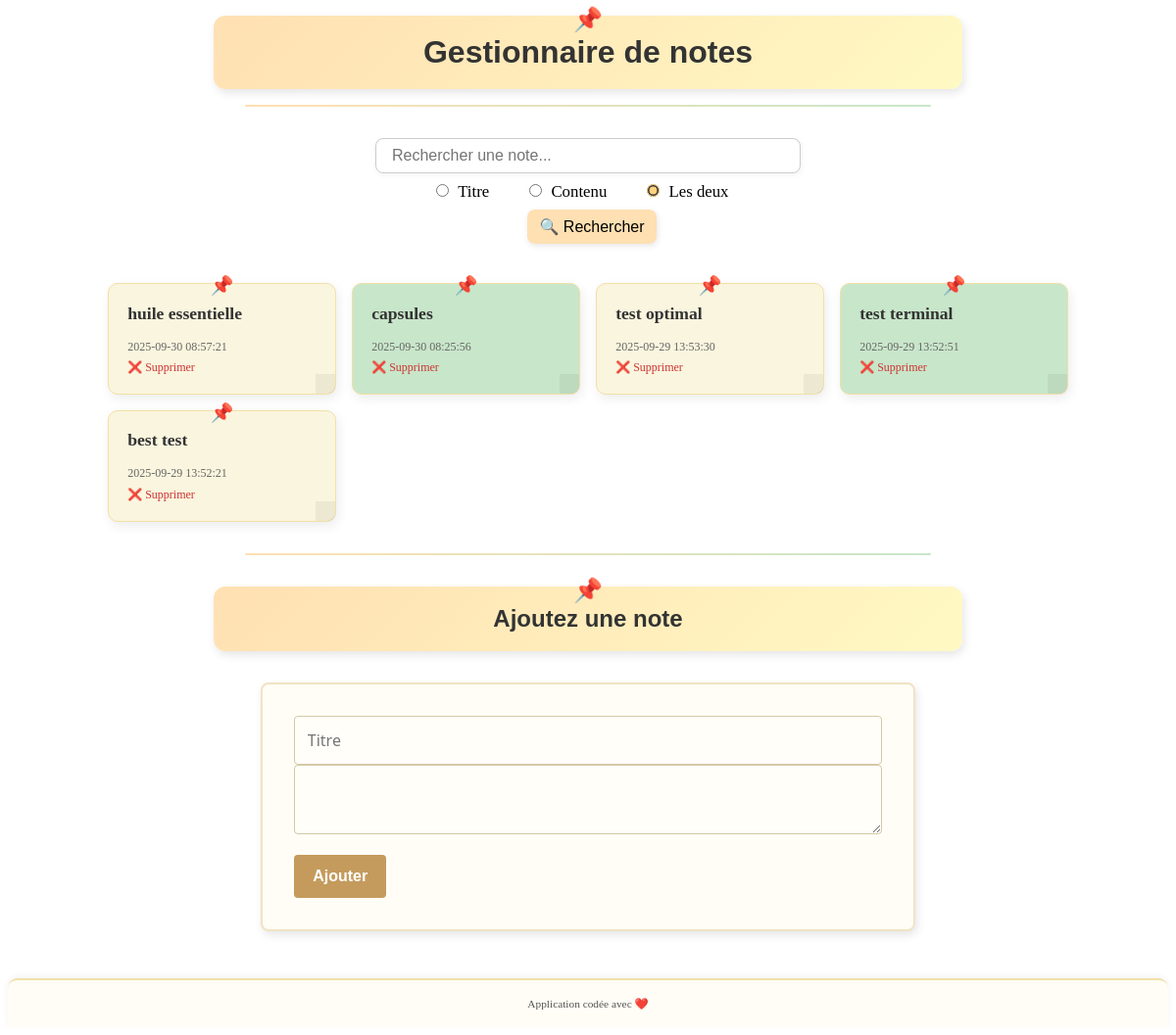
The page / on the database its author committed.
### tables this page shows
CREATE TABLE notes (
  id INTEGER PRIMARY KEY AUTOINCREMENT,
  title TEXT NOT NULL,
  content TEXT NOT NULL,
  created_at DATETIME DEFAULT CURRENT_TIMESTAMP
);

### controllers/noteController.php (called while the page is built, shortened)
<?php
require_once __DIR__ . '/../models/db.php';
require_once __DIR__ . '/../models/noteModel.php';
function indexNotes()
{
    global $pdo;
    $search = $_GET['search'] ?? '';
    $filter = $_GET['filter'] ?? 'both';
    if ($search) {
        if ($filter === 'title') {
            $notes = searchNotesByTitle($pdo, $search);
        } elseif ($filter === 'content') {
            $notes = searchNotesByContent($pdo, $search);
        } else {
            $notes = searchNotes($pdo, $search);
        }
    } else {
        $notes = getNotes($pdo);
    }
    include __DIR__ . '/../views/header.php';
    include __DIR__ . '/../views/notes.php';
    include __DIR__ . '/../views/form.php';
    include __DIR__ . '/../views/footer.php';
}

### index.php (called while the page is built)
<?php
require 'router.php';

### models/noteModel.php (called while the page is built, shortened)
<?php
function getNotes($pdo)
{
    return $pdo->query("SELECT * FROM notes ORDER BY created_at DESC")->fetchAll();
}

### views/notes.php (the view, shortened to what this page needs)
<form method="GET" action="index.php" class="search-form">
    <input type="text" name="search" placeholder="Rechercher une note..."
        value="<?= htmlspecialchars($_GET['search'] ?? '') ?>">
    <div class="search-options">
        <label>
            <input type="radio" name="filter" value="title"
                <?= (($_GET['filter'] ?? '') === 'title') ? 'checked' : '' ?>>
            Titre
        </label>
        <label>
            <input type="radio" name="filter" value="content"
                <?= (($_GET['filter'] ?? '') === 'content') ? 'checked' : '' ?>>
            Contenu
        </label>
        <label>
            <input type="radio" name="filter" value="both"
                <?= (($_GET['filter'] ?? 'both') === 'both') ? 'checked' : '' ?>>
            Les deux
        </label>
    </div>
    <button type="submit">🔍 Rechercher</button>
</form>
<ul class="notes-list">
    <?php foreach ($notes as $note): ?>
    <li class="note-item">
        <strong><?= htmlspecialchars($note['title']) ?></strong>
        <small><?= $note['created_at'] ?></small>
        <a href="index.php?route=notes.delete&id=<?= $note['id'] ?>">❌ Supprimer</a>
    </li>
    <?php endforeach; ?>
</ul>

### router.php (shortened to what this page needs)
<?php
require 'controllers/noteController.php';
$route = $_GET['route'] ?? 'notes.index';
switch ($route) {
    case 'notes.index':
        indexNotes();
        break;
}

### views/header.php (shortened to what this page needs)
<!DOCTYPE html>
<html lang="fr">
<head>
    <link rel="stylesheet" href="./assets/style.css">
    <link rel="stylesheet" href="https://cdn.jsdelivr.net/simplemde/latest/simplemde.min.css">
</head>
<body>
    <h1>Gestionnaire de notes</h1>
    <hr>

### views/form.php
<hr>
<h2>Ajoutez une note</h2>
<div class="note-form">
    <form method="POST" action="index.php?route=notes.store">
        <input type="text" name="title" placeholder="Titre" required>
        <textarea id="content" name="content"></textarea>
        <button type="submit">Ajouter</button>
    </form>
</div>

### views/footer.php (shortened to what this page needs)
<footer>
    <p><small>Application codée avec ❤️</small></p>
</footer>
</body>
</html>

### assets/style.css (style rules this page uses)
body h1 { background: linear-gradient( 135deg, #ffe0b2, #fff9c4 ); color: #333; text-align: center; padding: 1.2rem 2rem; border-radius: 12px; box-shadow: 2px 4px 10px rgba(0, 0, 0, 0.1); margin: 1rem auto; max-width: 700px; font-family: "Arial", sans-serif; font-size: 2rem; position: relative; }
body h1::before { content: "📌"; position: absolute; top: -10px; left: 50%; transform: translateX(-50%); font-size: 1.5rem; }
body h2 { background: linear-gradient( 135deg, #ffe0b2, #fff9c4 ); color: #333; text-align: center; padding: 1.2rem 2rem; border-radius: 12px; box-shadow: 2px 4px 10px rgba(0, 0, 0, 0.1); margin: 1rem auto; max-width: 700px; font-family: "Arial", sans-serif; font-size: 1.5rem; position: relative; }
body h2::before { content: "📌"; position: absolute; top: -10px; left: 50%; transform: translateX(-50%); font-size: 1.5rem; }
body hr { border: 0; height: 2px; background: linear-gradient(to right, #ffe0b2, #c8e6c9); margin: 1rem auto 2rem auto; max-width: 700px; border-radius: 2px; }
.note-form { max-width: 600px; margin: 2rem auto; padding: 2rem; background: #fffdf5; border: 2px solid #f1e3c4; border-radius: 8px; box-shadow: 2px 4px 10px rgba(0, 0, 0, 0.1); font-family: "Segoe UI", Arial, sans-serif; }
.note-form input[type="text"], .note-form textarea { width: 100%; padding: 0.8rem; border: 1px solid #d4c8a8; border-radius: 4px; background: #fffef9; font-size: 1rem; font-family: inherit; box-sizing: border-box; transition: border-color 0.2s, box-shadow 0.2s; }
.note-form button { margin-top: 1rem; padding: 0.8rem 1.2rem; border: none; border-radius: 4px; background: #c49b5d; color: white; font-size: 1rem; font-weight: bold; cursor: pointer; transition: background 0.2s, transform 0.1s; }
.search-form { text-align: center; margin-bottom: 1.5rem; }
.search-form input[type="text"] { width: 80%; max-width: 400px; padding: 0.5rem 1rem; font-size: 1rem; border-radius: 8px; border: 1px solid #ccc; box-shadow: 1px 2px 6px rgba(0, 0, 0, 0.05); transition: all 0.2s ease; }
.search-form button { padding: 0.5rem 0.8rem; font-size: 1rem; margin-left: 0.5rem; border: none; border-radius: 8px; background: #ffe0b2; cursor: pointer; box-shadow: 1px 2px 6px rgba(0, 0, 0, 0.1); transition: all 0.2s ease; }
.search-options { margin: 0.5rem 0; text-align: center; }
.search-options label { margin-right: 1rem; font-size: 1.05rem; cursor: pointer; padding: 0.2rem 0.5rem; border-radius: 6px; transition: background 0.2s ease; }
.search-options input[type="radio"] { margin-right: 0.3rem; accent-color: #ffd27f; }
.notes-list { display: grid; grid-template-columns: repeat(auto-fill, minmax(220px, 1fr)); gap: 1rem; padding: 1rem; list-style: none; margin: 0 auto; max-width: 980px; justify-content: center; }
.note-item { background: #fffdf5; border: 1px solid #f1e0a6; border-radius: 10px; padding: 1.2rem; box-shadow: 2px 4px 12px rgba(0, 0, 0, 0.08); display: flex; flex-direction: column; justify-content: space-between; position: relative; transition: transform 0.2s ease, box-shadow 0.2s ease; }
.note-item:nth-child(odd) { background: #faf5de; }
.note-item:nth-child(even) { background: #c8e6c9; }
.note-item strong { font-size: 1.1rem; font-weight: bold; color: #333; }
.note-item small { font-size: 0.75rem; color: #666; padding-top: 0.2rem; margin-top: 0.8rem; margin-bottom: 0.2rem; }
.note-item a { font-size: 0.75rem; color: #c33; text-decoration: none; margin-top: 0.2rem; align-self: flex-start; }
.note-item::after { content: ""; position: absolute; bottom: 0; right: 0; width: 20px; height: 20px; background: rgba(0, 0, 0, 0.05); border-bottom-right-radius: 6px; }
.note-item::before { content: "📌"; position: absolute; top: -10px; left: 50%; transform: translateX(-50%); font-size: 1.2rem; }
footer { text-align: center; margin-top: 3rem; padding: 1rem 0; background: #fffdf5; border-top: 2px solid #f1e0a6; border-radius: 10px 10px 0 0; box-shadow: 0 -2px 6px rgba(0, 0, 0, 0.05); }
footer p { font-size: 0.85rem; color: #555; margin: 0; }
footer p small { display: inline-block; animation: heartbeat 1.5s infinite; }

### rows shown on the page
notes: title "huile essentielle", created_at "2025-09-30 08:57:21"
notes: title "capsules", created_at "2025-09-30 08:25:56"
notes: title "test optimal", created_at "2025-09-29 13:53:30"
notes: title "test terminal", created_at "2025-09-29 13:52:51"
notes: title "best test", created_at "2025-09-29 13:52:21"
